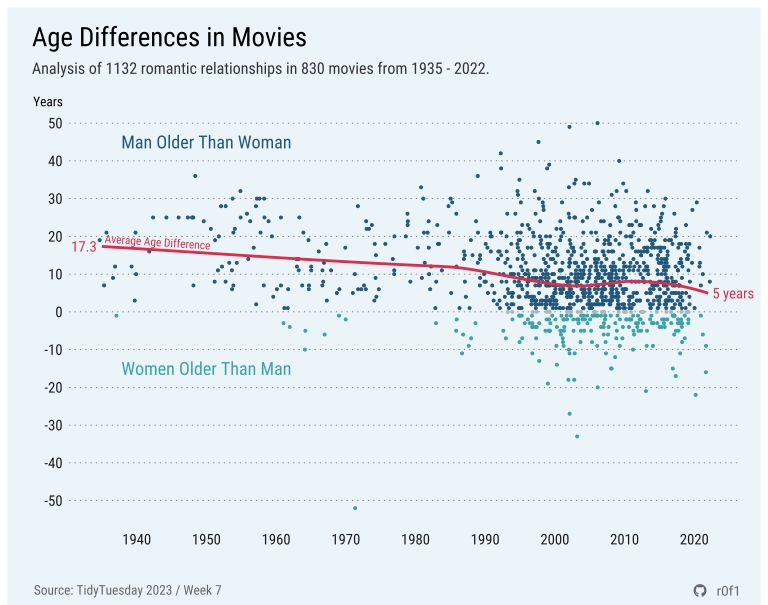

Generate this figure with R:
set.seed(4)

library(tidyverse)
library(showtext)

sysfonts::font_add(
    family = "Font Awesome 6 Brands",
    regular = "fontawesome/otfs/Font Awesome 7 Brands-Regular-400.otf"
)

font_add_google("Roboto")
font_add_google("Roboto Condensed")
showtext_auto()
showtext_opts(dpi = 100)

social_caption <- glue::glue(
    "<span style='font-family:\"Font Awesome 6 Brands\";'>&#xf09b; </span>",
    "<span> r0f1</span>",
)

age_gaps <- readr::read_csv("data/age_gaps.csv")

data <- age_gaps |>
    mutate(
        rel_type = case_when(
            (character_1_gender == "woman" &
                character_2_gender == "man") ~ -1,
            (character_1_gender == "man" &
                character_2_gender == "woman") ~ 1,
        ),
        age_difference = rel_type * age_difference,
    ) |>
    select(release_year, age_difference, rel_type, movie_name) |>
    drop_na()

n_unique_movies <- length(unique(data$movie_name))
min_year <- min(data$release_year)
max_year <- max(data$release_year)

smooth <- loess(age_difference ~ release_year, data)
first_smooth <- predict(smooth, newdata = data.frame(release_year = min_year))
last_smooth <- predict(smooth, newdata = data.frame(release_year = max_year))

theme_color1 = "#22577a"
theme_color2 = "#38a3a5"
theme_color3 = "#dd2d4a"
zero_color = "grey70"
color_background = "#ebf4f9ff"

p <- ggplot(
    data,
    mapping = aes(
        x = release_year,
        y = age_difference,
        color = factor(sign(age_difference)),
    )
) +
    geom_point(
        size = 0.75,
        position = position_jitter(width = 0.4, height = 0)
    ) +
    geom_smooth(
        aes(
            x = release_year,
            y = age_difference,
        ),
        data,
        method = "loess",
        se = FALSE,
        inherit.aes = FALSE,
        color = theme_color3,
    ) +
    scale_color_manual(
        values = c("-1" = theme_color2, "1" = theme_color1, "0" = zero_color),
        guide = "none"
    ) +
    scale_x_continuous(
        breaks = seq(1930, 2025, by = 10),
    ) +
    scale_y_continuous(
        breaks = seq(-50, 50, by = 10),
    ) +
    annotate(
        "text",
        x = 1950,
        y = 45,
        label = "Man Older Than Woman",
        color = theme_color1,
        size = 4.75,
        family = "Roboto Condensed",
    ) +
    annotate(
        "text",
        x = 1950,
        y = -15,
        label = "Women Older Than Man",
        color = theme_color2,
        size = 4.75,
        family = "Roboto Condensed",
    ) +
    annotate(
        "text",
        x = 1943,
        y = 18.5,
        label = "Average Age Difference",
        color = theme_color3,
        size = 3,
        family = "Roboto Condensed",
        angle = -3.75,
    ) +
    annotate(
        "text",
        x = min_year,
        y = first_smooth,
        label = round(first_smooth, 1),
        hjust = 1.2,
        color = theme_color3,
        family = "Roboto Condensed",
    ) +
    annotate(
        "text",
        x = max_year,
        y = last_smooth,
        label = paste0(round(last_smooth, 1), " years"),
        hjust = -0.1,
        color = theme_color3,
        family = "Roboto Condensed",
    ) +
    labs(
        x = "",
        y = "",
        title = "Age Differences in Movies",
        subtitle = "Analysis of 1132 romantic relationships in 830 movies from 1935 - 2022.",
        caption = social_caption,
        tag = "Years",
    ) +
    coord_cartesian(clip = "off") +
    theme_minimal() +
    theme(
        axis.text = element_text(
            size = 11,
            color = "grey10",
        ),
        panel.background = element_rect(fill = color_background, color = NA),
        panel.grid.minor = element_blank(),
        panel.grid.major.x = element_blank(),
        panel.grid.major.y = element_line(
            linetype = "dotted",
            color = "grey30",
            size = 0.25
        ),
        plot.background = element_rect(fill = color_background, color = NA),
        plot.caption = ggtext::element_markdown(
            size = 10,
            color = "grey40",
            margin = margin(t = 15),
            family = "Roboto",
        ),
        plot.margin = margin(15, 15, 15, 15),
        plot.tag = element_text(size = 10, hjust = 1),
        plot.tag.position = c(0.05, 0.87),
        plot.title = element_text(
            size = 20,
            margin = margin(l = -28, b = 8),
        ),
        plot.subtitle = element_text(
            size = 12,
            color = "grey20",
            margin = margin(l = -28, b = 20),
            lineheight = 1.22,
        ),
        legend.position = "none",
        text = element_text(
            family = "Roboto Condensed",
        ),
    ) +
    patchwork::plot_annotation(
        caption = "Source: TidyTuesday 2023 / Week 7",
        theme = theme(
            plot.caption = element_text(
                size = 10,
                hjust = 0,
                margin = margin(t = -25, l = 5),
                color = "grey40",
            ),
            text = element_text(family = "Roboto Condensed"),
        )
    )

ggsave(
    here::here("projects", "project_0013", "age_gaps.svg"),
    plot = p,
    width = 800,
    height = 630,
    units = "px",
    dpi = 100,
)
